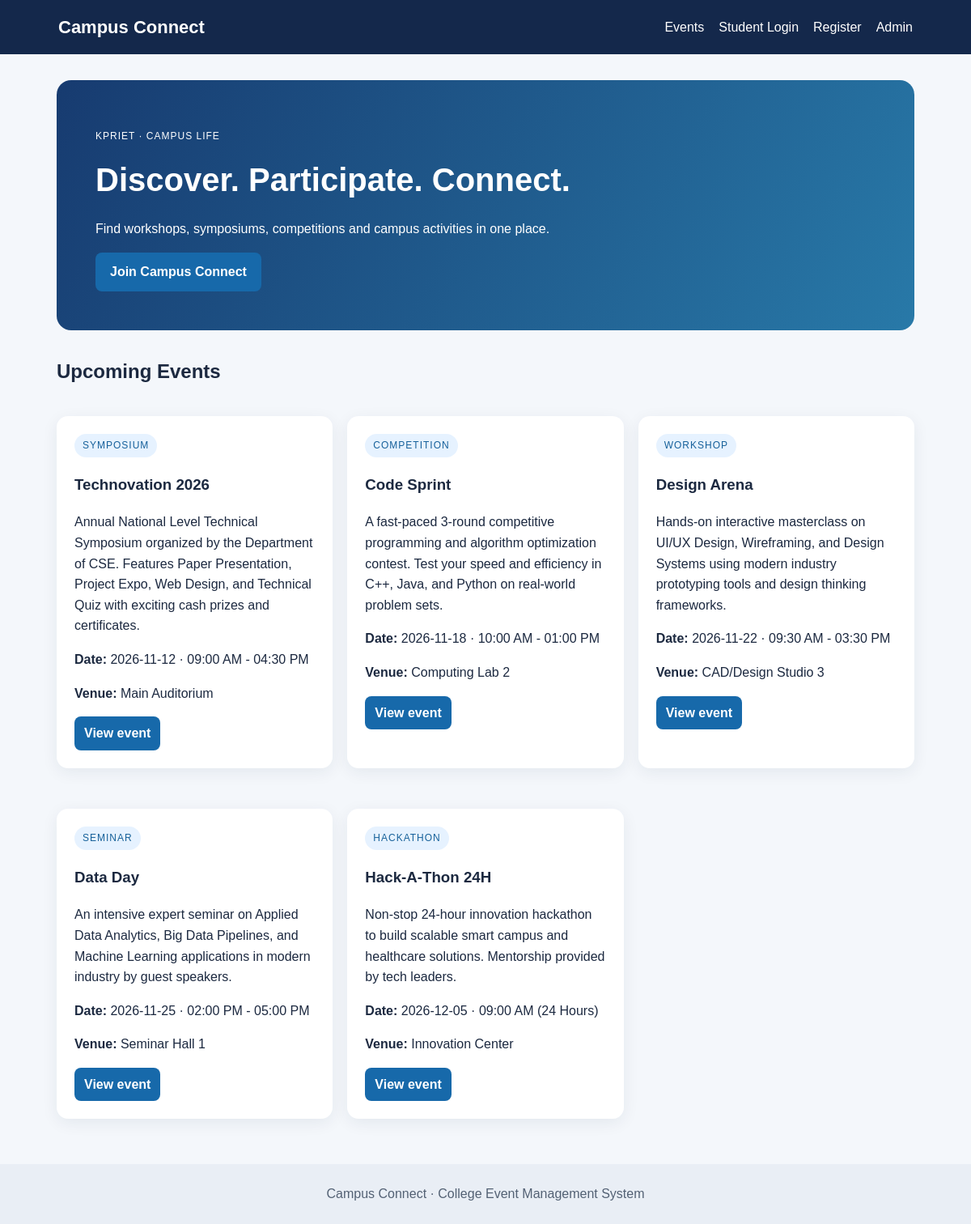
The page / on the database its author committed.
### tables this page shows
CREATE TABLE `EVENT` (
  `event_id` INT AUTO_INCREMENT PRIMARY KEY,
  `title` VARCHAR(150) NOT NULL,
  `category` VARCHAR(50) NOT NULL,
  `description` TEXT NOT NULL,
  `event_date` DATE NOT NULL,
  `event_time` VARCHAR(30) DEFAULT '09:30 AM - 04:30 PM',
  `venue` VARCHAR(150) NOT NULL,
  `eligibility` VARCHAR(150) DEFAULT 'All B.E. / B.Tech Students',
  `seats` VARCHAR(50) DEFAULT 'Limited (First-Come Basis)',
  `publication_status` ENUM('Draft', 'Published', 'Closed') DEFAULT 'Draft',
  `created_by` INT DEFAULT NULL,
  `created_at` TIMESTAMP DEFAULT CURRENT_TIMESTAMP,
  INDEX (`category`),
  INDEX (`event_date`),
  INDEX (`publication_status`),
  CONSTRAINT `fk_event_admin` FOREIGN KEY (`created_by`) REFERENCES `ADMIN` (`admin_id`) ON DELETE SET NULL
);

### config.php (called while the page is built, shortened)
<?php
function h($value) { return htmlspecialchars((string)$value, ENT_QUOTES, 'UTF-8'); }

### index.php (the view, shortened to what this page needs)
<?php
require_once "config.php";
$stmt = $pdo->query("SELECT * FROM EVENT WHERE publication_status='Published' ORDER BY event_date ASC");
$events = $stmt->fetchAll();
include "includes/header.php";
?>
<section class="hero"><p class="eyebrow">KPRIET · CAMPUS LIFE</p><h1>Discover. Participate. Connect.</h1>
<p>Find workshops, symposiums, competitions and campus activities in one place.</p>
<a class="btn" href="register.php">Join Campus Connect</a></section>
<h2>Upcoming Events</h2>
<div class="cards">
<?php foreach ($events as $event): ?>
<article class="card"><span class="tag"><?= h($event['category']) ?></span>
<h3><?= h($event['title']) ?></h3><p><?= h($event['description']) ?></p>
<p><b>Date:</b> <?= h($event['event_date']) ?> · <?= h($event['event_time']) ?></p>
<p><b>Venue:</b> <?= h($event['venue']) ?></p>
<a class="btn small" href="event.php?id=<?= (int)$event['event_id'] ?>">View event</a></article>
<?php endforeach; ?>
</div>
<?php include "includes/footer.php"; ?>

### header.php (shortened to what this page needs)
<!doctype html>
<html lang="en"><head>
<link rel="stylesheet" href="assets/style.css">
</head><body>
<header class="topbar"><a class="brand" href="index.php">Campus Connect</a>
<nav><a href="index.php">Events</a>
<?php if (!empty($_SESSION['user_id'])): ?>
<a href="my_registrations.php">My Registrations</a><a href="logout.php">Logout</a>
<?php elseif (!empty($_SESSION['admin_id'])): ?>
<a href="admin.php">Admin Dashboard</a><a href="logout.php">Logout</a>
<?php else: ?>
<a href="login.php">Student Login</a><a href="register.php">Register</a><a href="admin_login.php">Admin</a>
<?php endif; ?></nav></header><main class="container">

### footer.php
</main><footer>Campus Connect · College Event Management System</footer></body></html>

### style.css (style rules this page uses)
* { box-sizing:border-box }
body { margin:0;font-family:Arial,sans-serif;background:#f4f7fb;color:#1c2940;line-height:1.6 }
.topbar { background:#14284b;color:#fff;padding:16px 6%;display:flex;justify-content:space-between;align-items:center;gap:20px;flex-wrap:wrap }
.brand { font-size:22px;font-weight:bold;color:#fff;text-decoration:none }
.topbar nav { display:flex;gap:18px;flex-wrap:wrap }
.topbar nav a { color:#fff;text-decoration:none }
.container { max-width:1100px;margin:32px auto;padding:0 20px;min-height:75vh }
.hero { background:linear-gradient(120deg,#173b70,#2879a8);color:#fff;padding:48px;border-radius:18px;margin-bottom:32px }
.hero h1 { font-size:40px;margin:8px 0 }
.eyebrow,.tag { letter-spacing:1px;text-transform:uppercase;font-size:12px }
.cards { display:grid;grid-template-columns:repeat(auto-fit,minmax(260px,1fr));gap:18px }
.card,.detail { background:#fff;padding:22px;border-radius:14px;box-shadow:0 5px 20px #15294b12;margin:16px 0 }
.tag { display:inline-block;background:#e6f2ff;color:#17619a;padding:5px 10px;border-radius:20px }
.btn { display:inline-block;background:#1769aa;color:#fff;border:0;border-radius:8px;padding:11px 18px;text-decoration:none;cursor:pointer;font-weight:bold }
.btn.small { padding:8px 12px }
footer { text-align:center;padding:24px;background:#e9eef5;color:#536174;margin-top:40px }

### rows shown on the page
event: category "SYMPOSIUM", title "Technovation 2026", description "Annual National Level Technical Symposium organized by the Department of CSE. Features Paper Presentation, Project Expo, Web Design, and Technical Quiz with exciting cash prizes and certificates.", event_date "2026-11-12", event_time "09:00 AM - 04:30 PM", venue "Main Auditorium"
event: category "COMPETITION", title "Code Sprint", description "A fast-paced 3-round competitive programming and algorithm optimization contest. Test your speed and efficiency in C++, Java, and Python on real-world problem sets.", event_date "2026-11-18", event_time "10:00 AM - 01:00 PM", venue "Computing Lab 2"
event: category "WORKSHOP", title "Design Arena", description "Hands-on interactive masterclass on UI/UX Design, Wireframing, and Design Systems using modern industry prototyping tools and design thinking frameworks.", event_date "2026-11-22", event_time "09:30 AM - 03:30 PM", venue "CAD/Design Studio 3"
event: category "SEMINAR", title "Data Day", description "An intensive expert seminar on Applied Data Analytics, Big Data Pipelines, and Machine Learning applications in modern industry by guest speakers.", event_date "2026-11-25", event_time "02:00 PM - 05:00 PM", venue "Seminar Hall 1"
event: category "HACKATHON", title "Hack-A-Thon 24H", description "Non-stop 24-hour innovation hackathon to build scalable smart campus and healthcare solutions. Mentorship provided by tech leaders.", event_date "2026-12-05", event_time "09:00 AM (24 Hours)", venue "Innovation Center"
